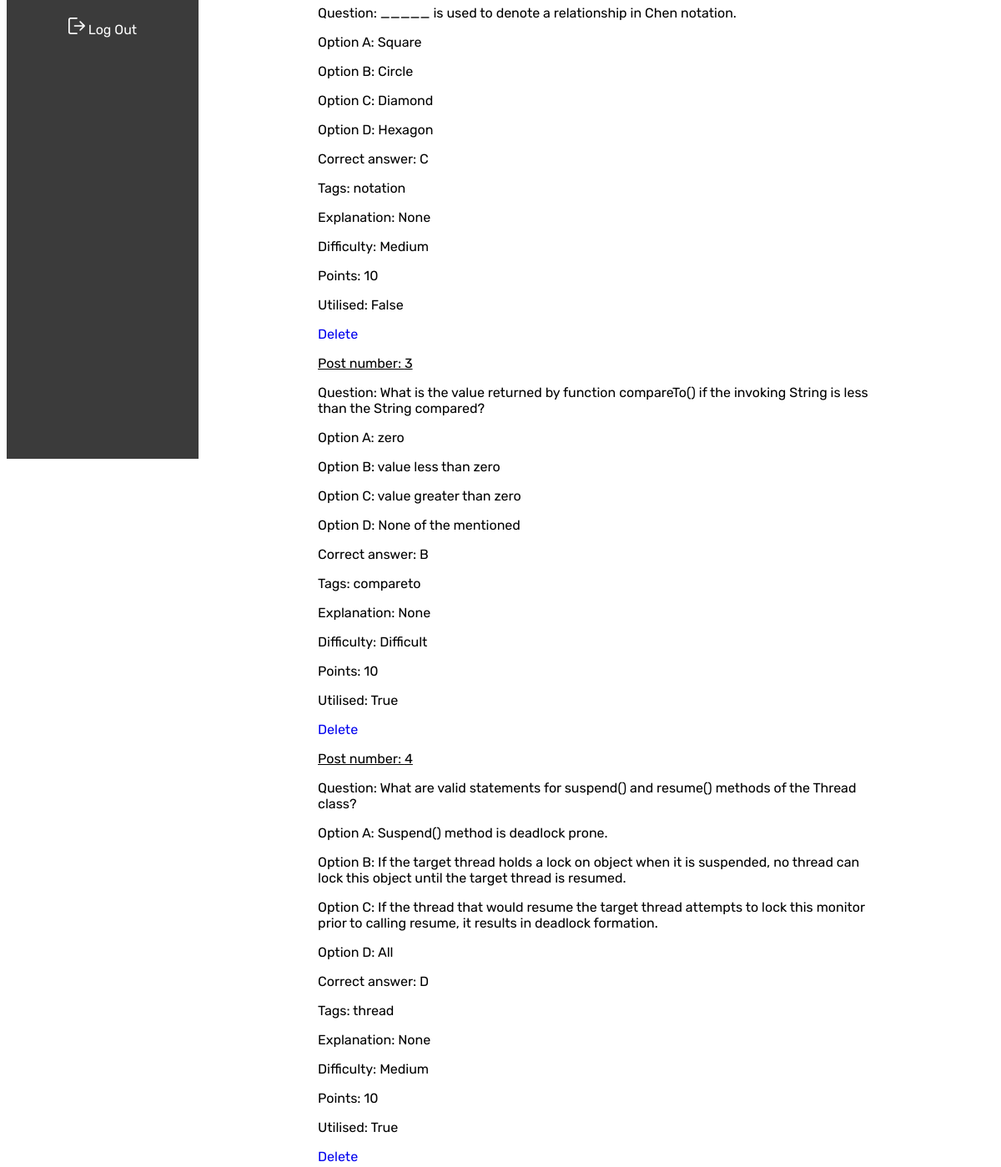
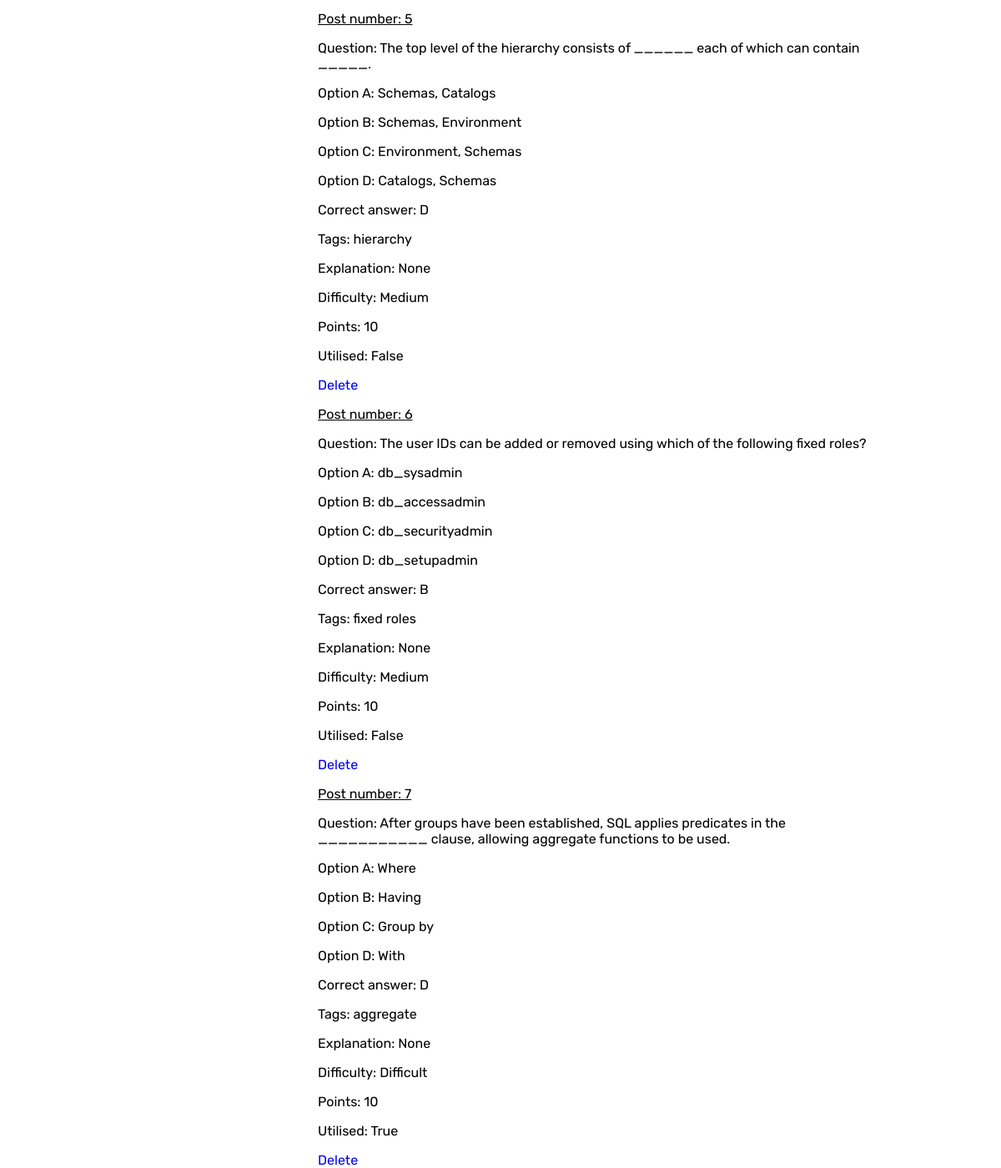
The page /HR_admin (lower part) on the database as committed earlier (2 pictures, top to bottom).
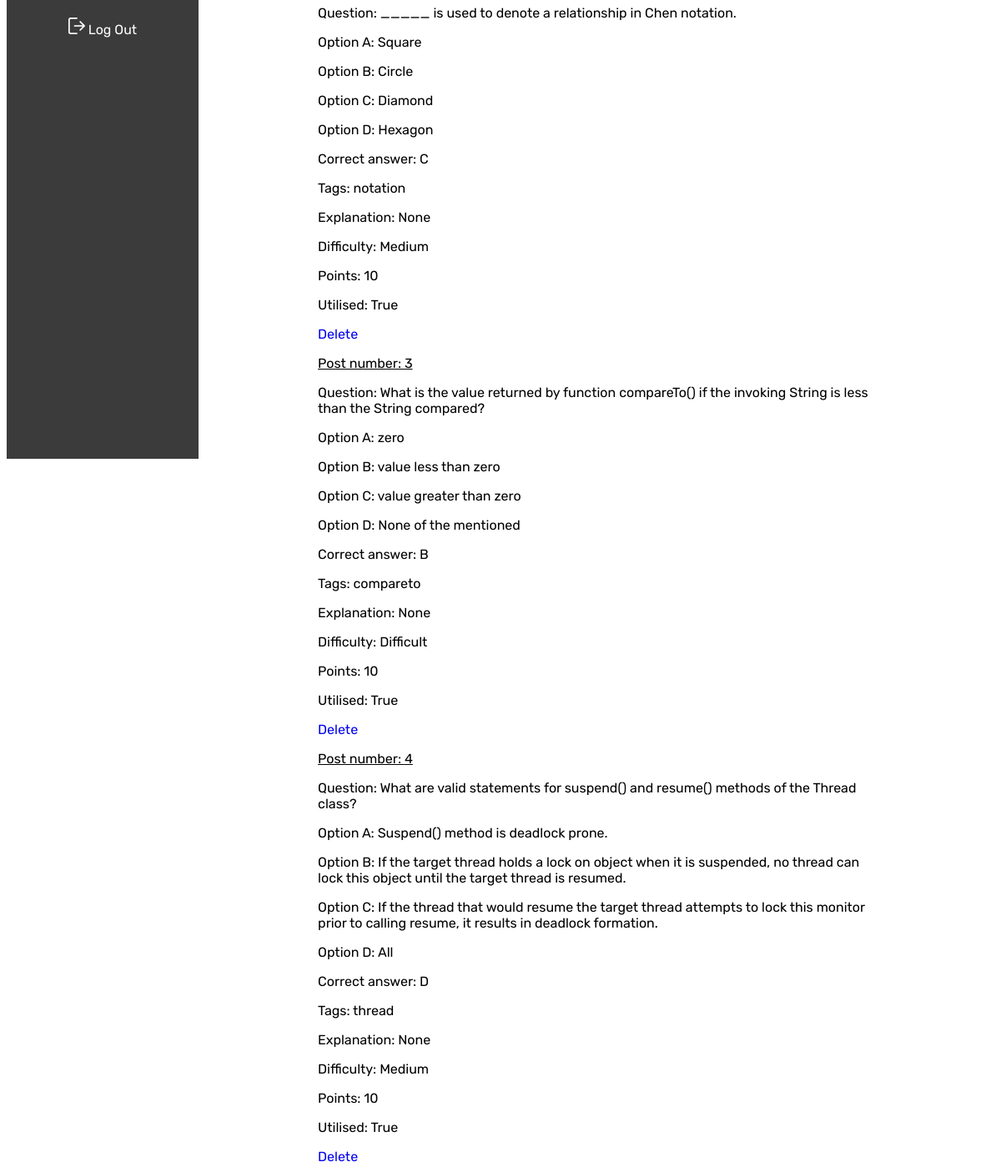
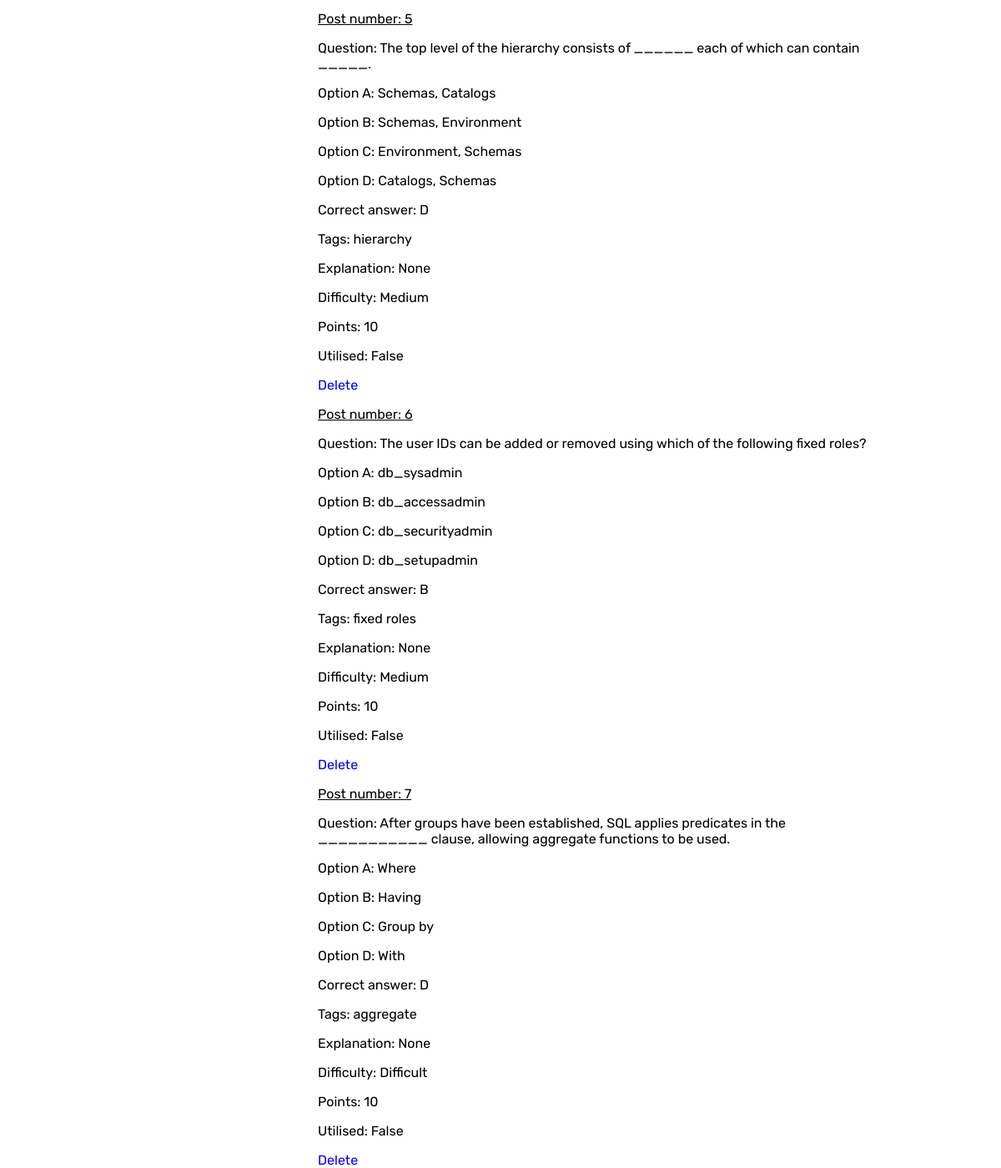
The same page on the database as committed later (2 pictures, top to bottom).
### aat/models.py (models this page shows, shortened)
class Type1Questions(db.Model):
    id = db.Column(db.Integer, primary_key=True)
    course_code = db.Column(db.String(7), db.ForeignKey('courses.courseCode'), nullable=False)
    assessment_id = db.Column(db.Integer, db.ForeignKey('assessments.id'), nullable=True)
    title = db.Column(db.Text, nullable=False)
    optionA = db.Column(db.Text, nullable=False)
    optionB = db.Column(db.Text, nullable=False)
    optionC = db.Column(db.Text, nullable=False)
    optionD = db.Column(db.Text, nullable=True)
    correct_answer = db.Column(db.String(1), nullable=False)
    tags = db.Column(db.Text, nullable=True)
    explanation = db.Column(db.Text, nullable=True)
    difficulty = db.Column(db.String(15), nullable=False)
    point = db.Column(db.Integer, nullable=False)
    utilised = db.Column(db.Boolean, nullable=False, default=False)

### aat/routes.py (the view)
@app.route("/HR_admin", methods=["GET", "POST"])
def HR_admin():
    posts = Type1Questions.query.all()
    return render_template("HR_admin.html", posts=posts)

### aat/templates/HR_admin.html (shortened to what this page needs)
{% extends 'layout.html' %}
{% block content %}
<div class="HR_admin">
<div class="MCQs">
    {% for post in posts %}
        <u><p id='PostID'> Post number: {{ post.id }} </p></u>
        <p id='Title'> Question: {{ post.title }} </p>
        <p id='Option A'> Option A: {{ post.optionA }} </p>
        <p id='Option B'> Option B: {{ post.optionB }} </p>
        <p id='Option C'> Option C: {{ post.optionC }} </p>
        <p id='Option D'> Option D: {{ post.optionD }} </p>
        <p id='Correct answer'> Correct answer: {{ post.correct_answer }} </p>
        <p id='Tags'> Tags: {{ post.tags }} </p>
        <p id='Explanation'> Explanation: {{ post.explanation }} </p>
        <p id='Difficulty'> Difficulty: {{ post.difficulty }} </p>
        <p id='Points'> Points: {{ post.point }} </p>
        <p id='Utilised'> Utilised: {{ post.utilised }} </p>
        <a href="{{ url_for('MCQ_delete', post_id=post.id) }}">Delete</a>
    {% endfor %}
</div>
</div>
{% endblock %}

Rows that differ between the two databases and show on the page:
changed Type1Questions "_____ is used to denote a relationship in Chen notation.": utilised "False" → "True"
changed Type1Questions "Where": utilised "True" → "False"
